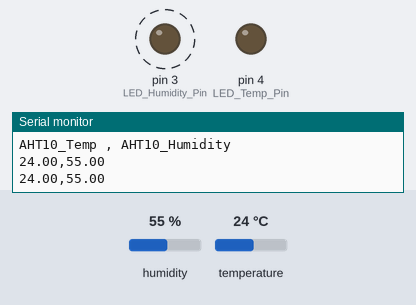
Simulated run of this sketch. Board: Arduino Uno, built with avr-gcc and run on an emulated ATmega328P. Shown: output pins drawn as LEDs (lit = HIGH), the last lines printed to the serial monitor. Dashed ring = blinking. The test bench sets the inputs (shaded band); at power-on: temperature 24 °C, humidity 55 %.

Above: at 1.07 s.
1.5 s: temperature set to 29.6 °C
4.7 s: temperature set to 30.7 °C
At 5.35 s:
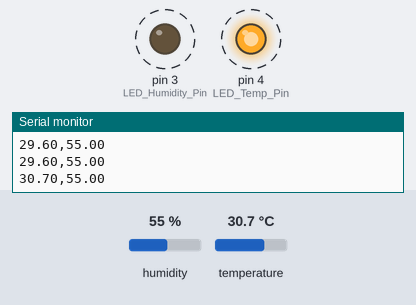
7.9 s: humidity set to 32 %
11.1 s: humidity set to 29 %
At 11.34 s:
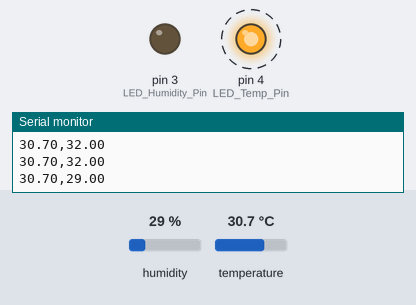
14.3 s: humidity set to 40 %
At 14.82 s:
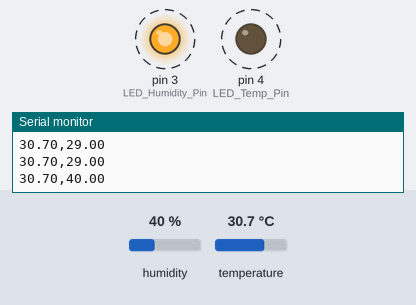
Timing chart, 0 to 18.5 s (numbered marks = the images above; inputs shaded):
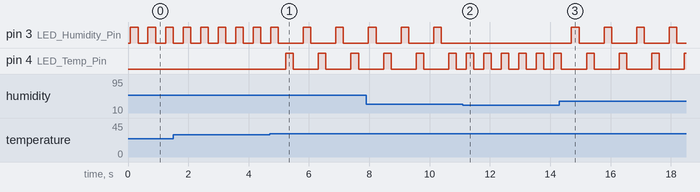

The sketch:

sea.ino
```cpp
// The University of Arizona
// College of Engineering * 2021 Summer Engineering Academy *
// Biosystems Engineering Department
// Vegetation Index and Phenology Lab (vip.arizona.edu)
// Dr. Kamel Didan
// Dr. Armando Barreto Munoz
// Mr. Truman P. Combs
// Ms. Madeline Melichar
// Learn about our lab at this site vip.arizona.edu
/*
  We work in the following fields
* We work with NASA on their Earth Observing Satellites
* We develop Image processing tools and science algorithms
* We teach Engineers about UAS &  Drones and Proximal sensing to monitor and observe the Environment
* We work with Big Geospatial data, the science required to work with it, and implement Machine Learning tools for smart solution to environemental monitoring
* And More.....
*/


/* About this Project
========================
  This Arduino program will communicate with a temperature and humidity sensor (DHT22 or AHT10)
  It wil then collect data and displays it to the serial monitor or serial plotter
  If you wish you can capture this data & analyze and/or plot it
*/

// Libraries to work with the Temp and Humidity sensors
#include <Adafruit_AHTX0.h>   // Library for AHT10

// Define the pins to where the LEDS will be attached

#define LED_Humidity_Pin  3 // D3 PIN -  This LED will glow if Humidity exceeds a certain number
#define LED_Temp_Pin      4 // D3 PIN - This LED will glow if Temperature exceeds a certain number
#define DELAY_FAST  10
#define DELAY_SLOW  250

Adafruit_AHTX0 AHT10;       // Create an AHT object to work with the sensor and library

// Declare Global variables for Temp and Humidity to hold the data read by the sensor
float AHT10_Humidity,AHT10_Temp;

void setup() {
// Initialize the communication protocol
  Serial.begin(9600);  // Use a 9600 Baud Rate - basically a speed of communication

// Set the LED output for humidity and Temp
  pinMode(LED_Humidity_Pin, OUTPUT); // Set the LED as an output mode so we can send a pulse to it when needed
  pinMode(LED_Temp_Pin, OUTPUT);    // Set the LED as an output mode so we can send a pulse to it when needed

// Initialize the AHT10 I2C sensor communication
  if (! AHT10.begin()) {
    //Removed this info print statement so as not to interfere with the plotting and labels
    //You can uncomment it
    //Serial.println("Could not find the AHT10 sensor. Please check wiring");
    flashError();
    while (1) delay(10);
  } else {
    //Removed this info print statement so as not to interfere with the plotting and labels
    //You can uncomment it
    //Serial.println("The AHT10 sensor was found & is ready");
  }

// Create label for the plot if needed
  Serial.flush();
  Serial.println("AHT10_Temp , AHT10_Humidity");
}

void loop() {

// Call a function that reads the data form the AHT10 sensor
  Get_AHT10_Data();

  // Print the data in order so it could be labelled & plotted
  Serial.print(AHT10_Temp);Serial.print(",");Serial.print(AHT10_Humidity);
  Serial.println();

// Test the Status of Humidity and Temperature and turn ON/OFF the corresponding LED
  if (AHT10_Humidity > 30.0){
    digitalWrite(LED_Humidity_Pin, HIGH);    // Turn the LED on (HIGH is the voltage level)
    delay(DELAY_SLOW);                             // Wait for a quarter of a second
    digitalWrite(LED_Humidity_Pin, LOW);     // Turn the LED off by making the voltage LOW
    delay(DELAY_SLOW);                             // Wait for a quarter of a second
  }
  if (AHT10_Temp > 30.0){
    digitalWrite(LED_Temp_Pin, HIGH);
    delay(DELAY_SLOW);
    digitalWrite(LED_Temp_Pin, LOW);
    delay(DELAY_SLOW);
  }
}

void Get_AHT10_Data(){
 // Communicate with the humidity and temp sensor and get data
  sensors_event_t Humidity, Temp;

  // Now get the data
  AHT10.getEvent(&Humidity, &Temp); // Get Temp and humidity data
  AHT10_Humidity =Humidity.relative_humidity;
  AHT10_Temp=Temp.temperature;
}

// Indicate that there is a problem by flashing the LEDs rapidly
void flashError(){
    for(int i = 1; i < 200; i++){
      digitalWrite(LED_Humidity_Pin, HIGH);    // Turn the LED on (HIGH is the voltage level)
      delay(DELAY_FAST);                             // Wait for a quarter of a second
      digitalWrite(LED_Humidity_Pin, LOW);     // Turn the LED off by making the voltage LOW
      delay(DELAY_FAST);
      digitalWrite(LED_Temp_Pin, HIGH);    // Turn the LED on (HIGH is the voltage level)
      delay(DELAY_FAST);                             // Wait for a quarter of a second
      digitalWrite(LED_Temp_Pin, LOW);     // Turn the LED off by making the voltage LOW
      delay(DELAY_FAST);                // Wait for a quarter of a second
    }
}
```

Measured:
- the behaviour switches between 30 and 30.1 °C on temperature (found by bisection; images 0 and 1)
- the behaviour switches between 31 and 30 % on humidity (found by bisection; images 1 and 2)
- after the input at 4.7 s, pin 3 (LED_Humidity_Pin): alternates HIGH for 0.25 s and LOW for 0.83 s, starting after 1.1 s; pin 4 (LED_Temp_Pin): alternates HIGH for 0.25 s and LOW for 0.83 s, starting after 0.53 s
- after the input at 11.1 s, pin 3 (LED_Humidity_Pin): stops changing and stays LOW; pin 4 (LED_Temp_Pin): alternates HIGH for 0.25 s and LOW for 0.33 s, starting after 0.12 s
- after the input at 14.3 s, pin 3 (LED_Humidity_Pin): alternates HIGH for 0.25 s and LOW for 0.83 s, starting after 0.40 s; pin 4 (LED_Temp_Pin): alternates HIGH for 0.25 s and LOW for 0.83 s, starting after 0.90 s
- by itself, pin 3 (LED_Humidity_Pin): alternates HIGH for 0.25 s and LOW for 0.33 s
